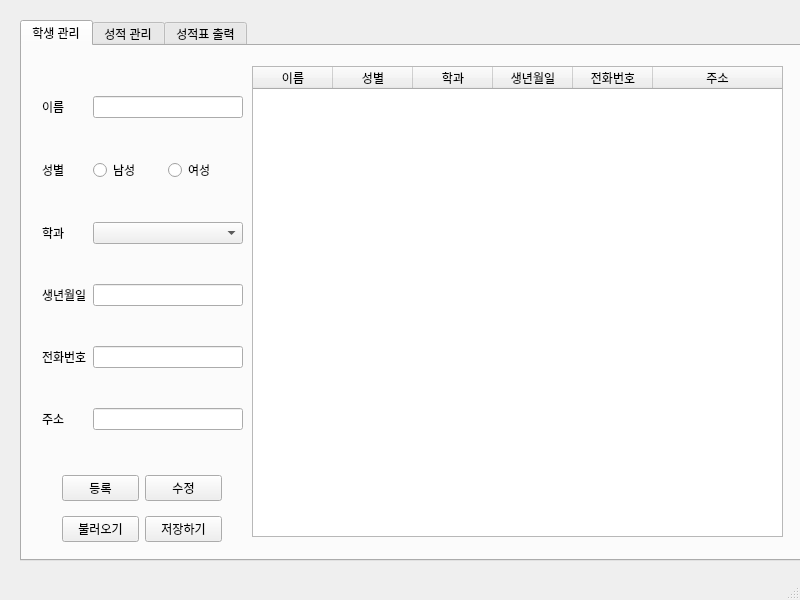
<?xml version="1.0" encoding="UTF-8"?>
<ui version="4.0">
 <class>Manager</class>
 <widget class="QMainWindow" name="Manager">
  <property name="geometry">
   <rect>
    <x>0</x>
    <y>0</y>
    <width>800</width>
    <height>600</height>
   </rect>
  </property>
  <property name="windowTitle">
   <string>Manager</string>
  </property>
  <widget class="QWidget" name="centralwidget">
   <widget class="QTabWidget" name="tabWidget">
    <property name="geometry">
     <rect>
      <x>20</x>
      <y>20</y>
      <width>781</width>
      <height>541</height>
     </rect>
    </property>
    <property name="currentIndex">
     <number>0</number>
    </property>
    <widget class="QWidget" name="tab">
     <attribute name="title">
      <string>학생 관리</string>
     </attribute>
     <widget class="QWidget" name="formLayoutWidget">
      <property name="geometry">
       <rect>
        <x>20</x>
        <y>50</y>
        <width>201</width>
        <height>374</height>
       </rect>
      </property>
      <layout class="QFormLayout" name="formLayout">
       <property name="verticalSpacing">
        <number>40</number>
       </property>
       <item row="0" column="0">
        <widget class="QLabel" name="Label">
         <property name="text">
          <string>이름</string>
         </property>
        </widget>
       </item>
       <item row="0" column="1">
        <widget class="QLineEdit" name="nameLineEdit">
         <property name="text">
          <string/>
         </property>
        </widget>
       </item>
       <item row="1" column="0">
        <widget class="QLabel" name="Label_2">
         <property name="text">
          <string>성별</string>
         </property>
        </widget>
       </item>
       <item row="1" column="1">
        <layout class="QHBoxLayout" name="horizontalLayout">
         <item>
          <widget class="QRadioButton" name="maleRadioButton">
           <property name="text">
            <string>남성</string>
           </property>
          </widget>
         </item>
         <item>
          <widget class="QRadioButton" name="femaleRadioButton">
           <property name="text">
            <string>여성</string>
           </property>
          </widget>
         </item>
        </layout>
       </item>
       <item row="3" column="0">
        <widget class="QLabel" name="Label_3">
         <property name="text">
          <string>생년월일</string>
         </property>
        </widget>
       </item>
       <item row="3" column="1">
        <widget class="QLineEdit" name="birthLineEdit"/>
       </item>
       <item row="4" column="0">
        <widget class="QLabel" name="Label_4">
         <property name="text">
          <string>전화번호</string>
         </property>
        </widget>
       </item>
       <item row="4" column="1">
        <widget class="QLineEdit" name="phoneLineEdit"/>
       </item>
       <item row="5" column="0">
        <widget class="QLabel" name="Label_5">
         <property name="text">
          <string>주소</string>
         </property>
        </widget>
       </item>
       <item row="5" column="1">
        <widget class="QLineEdit" name="addressLineEdit"/>
       </item>
       <item row="2" column="0">
        <widget class="QLabel" name="Label_6">
         <property name="text">
          <string>학과</string>
         </property>
        </widget>
       </item>
       <item row="2" column="1">
        <widget class="QComboBox" name="majorComboBox">
         <property name="currentText">
          <string/>
         </property>
         <property name="placeholderText">
          <string>학과를 선택하세요.</string>
         </property>
         <item>
          <property name="text">
           <string>문과</string>
          </property>
         </item>
         <item>
          <property name="text">
           <string>이과</string>
          </property>
         </item>
        </widget>
       </item>
      </layout>
     </widget>
     <widget class="QTableWidget" name="tableWidgetStudent">
      <property name="geometry">
       <rect>
        <x>230</x>
        <y>20</y>
        <width>531</width>
        <height>471</height>
       </rect>
      </property>
      <attribute name="horizontalHeaderCascadingSectionResizes">
       <bool>false</bool>
      </attribute>
      <attribute name="horizontalHeaderDefaultSectionSize">
       <number>80</number>
      </attribute>
      <attribute name="horizontalHeaderShowSortIndicator" stdset="0">
       <bool>false</bool>
      </attribute>
      <attribute name="horizontalHeaderStretchLastSection">
       <bool>true</bool>
      </attribute>
      <attribute name="verticalHeaderVisible">
       <bool>true</bool>
      </attribute>
      <attribute name="verticalHeaderCascadingSectionResizes">
       <bool>false</bool>
      </attribute>
      <attribute name="verticalHeaderShowSortIndicator" stdset="0">
       <bool>false</bool>
      </attribute>
      <attribute name="verticalHeaderStretchLastSection">
       <bool>false</bool>
      </attribute>
      <column>
       <property name="text">
        <string>이름</string>
       </property>
      </column>
      <column>
       <property name="text">
        <string>성별</string>
       </property>
      </column>
      <column>
       <property name="text">
        <string>학과</string>
       </property>
      </column>
      <column>
       <property name="text">
        <string>생년월일</string>
       </property>
      </column>
      <column>
       <property name="text">
        <string>전화번호</string>
       </property>
      </column>
      <column>
       <property name="text">
        <string>주소</string>
       </property>
      </column>
     </widget>
     <widget class="QWidget" name="gridLayoutWidget">
      <property name="geometry">
       <rect>
        <x>40</x>
        <y>420</y>
        <width>160</width>
        <height>86</height>
       </rect>
      </property>
      <layout class="QGridLayout" name="gridLayout">
       <item row="0" column="1">
        <widget class="QPushButton" name="editStudentButton">
         <property name="text">
          <string>수정</string>
         </property>
        </widget>
       </item>
       <item row="0" column="0">
        <widget class="QPushButton" name="registStudentButton">
         <property name="text">
          <string>등록</string>
         </property>
        </widget>
       </item>
       <item row="1" column="0">
        <widget class="QPushButton" name="openStudentButton">
         <property name="text">
          <string>불러오기</string>
         </property>
        </widget>
       </item>
       <item row="1" column="1">
        <widget class="QPushButton" name="saveStudentButton">
         <property name="text">
          <string>저장하기</string>
         </property>
        </widget>
       </item>
      </layout>
     </widget>
    </widget>
    <widget class="QWidget" name="tab_2">
     <attribute name="title">
      <string>성적 관리</string>
     </attribute>
     <widget class="QTableWidget" name="tableWidgetGrade">
      <property name="geometry">
       <rect>
        <x>110</x>
        <y>30</y>
        <width>651</width>
        <height>441</height>
       </rect>
      </property>
      <property name="toolTip">
       <string/>
      </property>
      <attribute name="horizontalHeaderDefaultSectionSize">
       <number>75</number>
      </attribute>
     </widget>
     <widget class="QPushButton" name="pushButton">
      <property name="geometry">
       <rect>
        <x>20</x>
        <y>50</y>
        <width>75</width>
        <height>24</height>
       </rect>
      </property>
      <property name="text">
       <string>과목 추가</string>
      </property>
     </widget>
     <widget class="QPushButton" name="pushButton_2">
      <property name="geometry">
       <rect>
        <x>20</x>
        <y>80</y>
        <width>75</width>
        <height>24</height>
       </rect>
      </property>
      <property name="text">
       <string>과목 삭제</string>
      </property>
     </widget>
     <widget class="QPushButton" name="pushButton_3">
      <property name="geometry">
       <rect>
        <x>20</x>
        <y>430</y>
        <width>75</width>
        <height>24</height>
       </rect>
      </property>
      <property name="text">
       <string>저장하기</string>
      </property>
     </widget>
     <widget class="QPushButton" name="pushButton_4">
      <property name="geometry">
       <rect>
        <x>20</x>
        <y>400</y>
        <width>75</width>
        <height>24</height>
       </rect>
      </property>
      <property name="text">
       <string>되돌리기</string>
      </property>
     </widget>
     <widget class="QPushButton" name="pushButton_5">
      <property name="geometry">
       <rect>
        <x>20</x>
        <y>200</y>
        <width>75</width>
        <height>24</height>
       </rect>
      </property>
      <property name="text">
       <string>학생 검색</string>
      </property>
     </widget>
     <widget class="QPushButton" name="pushButton_8">
      <property name="geometry">
       <rect>
        <x>20</x>
        <y>370</y>
        <width>75</width>
        <height>24</height>
       </rect>
      </property>
      <property name="toolTip">
       <string>asdfsdf</string>
      </property>
      <property name="statusTip">
       <string/>
      </property>
      <property name="accessibleDescription">
       <string/>
      </property>
      <property name="text">
       <string>불러오기</string>
      </property>
     </widget>
     <widget class="QPushButton" name="pushButton_9">
      <property name="geometry">
       <rect>
        <x>20</x>
        <y>230</y>
        <width>75</width>
        <height>24</height>
       </rect>
      </property>
      <property name="text">
       <string>학생 삭제</string>
      </property>
     </widget>
     <widget class="QPushButton" name="pushButton_10">
      <property name="geometry">
       <rect>
        <x>20</x>
        <y>260</y>
        <width>75</width>
        <height>24</height>
       </rect>
      </property>
      <property name="text">
       <string>전체 삭제</string>
      </property>
     </widget>
    </widget>
    <widget class="QWidget" name="tab_5">
     <attribute name="title">
      <string>성적표 출력</string>
     </attribute>
     <widget class="QPushButton" name="printButton">
      <property name="geometry">
       <rect>
        <x>60</x>
        <y>120</y>
        <width>75</width>
        <height>24</height>
       </rect>
      </property>
      <property name="text">
       <string>출력</string>
      </property>
     </widget>
     <widget class="QPushButton" name="pushButton_6">
      <property name="geometry">
       <rect>
        <x>60</x>
        <y>160</y>
        <width>75</width>
        <height>24</height>
       </rect>
      </property>
      <property name="text">
       <string>검색</string>
      </property>
     </widget>
    </widget>
   </widget>
  </widget>
  <widget class="QMenuBar" name="menubar">
   <property name="geometry">
    <rect>
     <x>0</x>
     <y>0</y>
     <width>800</width>
     <height>22</height>
    </rect>
   </property>
  </widget>
  <widget class="QStatusBar" name="statusbar"/>
 </widget>
 <resources/>
 <connections/>
</ui>
